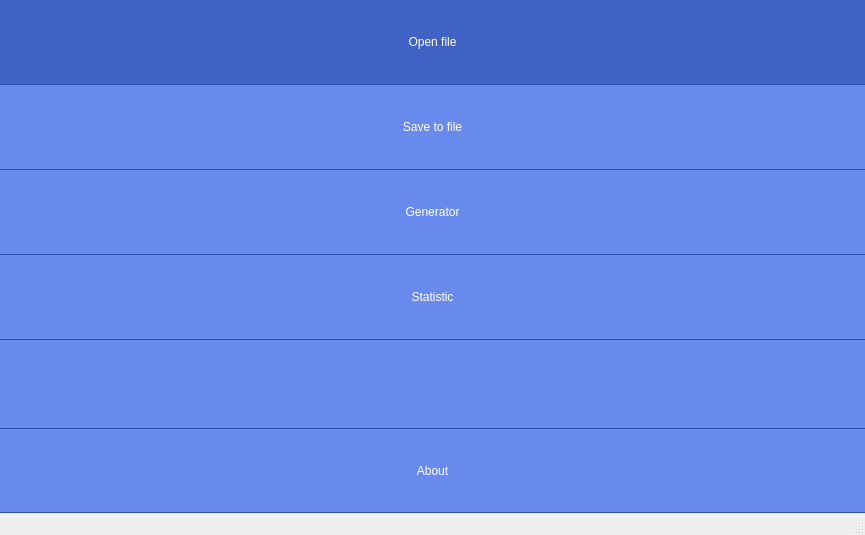
<?xml version="1.0" encoding="UTF-8"?>
<ui version="4.0">
 <class>MainWindow</class>
 <widget class="QMainWindow" name="MainWindow">
  <property name="geometry">
   <rect>
    <x>0</x>
    <y>0</y>
    <width>865</width>
    <height>535</height>
   </rect>
  </property>
  <property name="windowTitle">
   <string>Graph editor</string>
  </property>
  <widget class="QWidget" name="centralWidget">
   <layout class="QHBoxLayout" name="horizontalLayout" stretch="0,1">
    <property name="spacing">
     <number>0</number>
    </property>
    <property name="leftMargin">
     <number>0</number>
    </property>
    <property name="topMargin">
     <number>0</number>
    </property>
    <property name="rightMargin">
     <number>0</number>
    </property>
    <property name="bottomMargin">
     <number>0</number>
    </property>
    <item>
     <widget class="QFrame" name="mainMenuFrame">
      <property name="styleSheet">
       <string notr="true">#mainMenuFrame{
	background-color: rgb(104, 138, 237);
	border: none;
}

#mainMenuFrame QToolButton
{
	background-color: rgb(104, 138, 237);
	border: none;
	border-bottom: 1px solid rgb(44, 78, 177);
	color: white;
	padding: 5px 0;
}

#mainMenuFrame #menuAboutButton
{
	border-top: 1px solid rgb(44, 78, 177);
}

#mainMenuFrame QToolButton:checked
{
	background-color: rgb(64, 98, 197);
}

#mainMenuFrame QToolButton:disabled
{
	color: #d0d0d0;
}</string>
      </property>
      <property name="frameShape">
       <enum>QFrame::StyledPanel</enum>
      </property>
      <property name="frameShadow">
       <enum>QFrame::Raised</enum>
      </property>
      <layout class="QVBoxLayout" name="verticalLayout">
       <property name="spacing">
        <number>0</number>
       </property>
       <property name="leftMargin">
        <number>0</number>
       </property>
       <property name="topMargin">
        <number>0</number>
       </property>
       <property name="rightMargin">
        <number>0</number>
       </property>
       <property name="bottomMargin">
        <number>0</number>
       </property>
       <item>
        <widget class="QToolButton" name="menuOpenFileButton">
         <property name="sizePolicy">
          <sizepolicy hsizetype="Minimum" vsizetype="Minimum">
           <horstretch>0</horstretch>
           <verstretch>0</verstretch>
          </sizepolicy>
         </property>
         <property name="minimumSize">
          <size>
           <width>85</width>
           <height>85</height>
          </size>
         </property>
         <property name="focusPolicy">
          <enum>Qt::NoFocus</enum>
         </property>
         <property name="text">
          <string>Open file</string>
         </property>
         <property name="icon">
          <iconset resource="resources/resources.qrc">
           <normaloff>:/images/open.png</normaloff>:/images/open.png</iconset>
         </property>
         <property name="iconSize">
          <size>
           <width>48</width>
           <height>48</height>
          </size>
         </property>
         <property name="shortcut">
          <string notr="true">Ctrl+1</string>
         </property>
         <property name="checkable">
          <bool>true</bool>
         </property>
         <property name="checked">
          <bool>true</bool>
         </property>
         <property name="autoExclusive">
          <bool>true</bool>
         </property>
         <property name="toolButtonStyle">
          <enum>Qt::ToolButtonTextUnderIcon</enum>
         </property>
        </widget>
       </item>
       <item>
        <widget class="QToolButton" name="menuSaveFileButton">
         <property name="sizePolicy">
          <sizepolicy hsizetype="Minimum" vsizetype="Minimum">
           <horstretch>0</horstretch>
           <verstretch>0</verstretch>
          </sizepolicy>
         </property>
         <property name="minimumSize">
          <size>
           <width>85</width>
           <height>85</height>
          </size>
         </property>
         <property name="focusPolicy">
          <enum>Qt::NoFocus</enum>
         </property>
         <property name="text">
          <string>Save to file</string>
         </property>
         <property name="icon">
          <iconset resource="resources/resources.qrc">
           <normaloff>:/images/save.png</normaloff>:/images/save.png</iconset>
         </property>
         <property name="iconSize">
          <size>
           <width>48</width>
           <height>48</height>
          </size>
         </property>
         <property name="shortcut">
          <string notr="true">Ctrl+2</string>
         </property>
         <property name="checkable">
          <bool>true</bool>
         </property>
         <property name="autoExclusive">
          <bool>true</bool>
         </property>
         <property name="toolButtonStyle">
          <enum>Qt::ToolButtonTextUnderIcon</enum>
         </property>
        </widget>
       </item>
       <item>
        <widget class="QToolButton" name="menuGenerateButton">
         <property name="sizePolicy">
          <sizepolicy hsizetype="Minimum" vsizetype="Minimum">
           <horstretch>0</horstretch>
           <verstretch>0</verstretch>
          </sizepolicy>
         </property>
         <property name="minimumSize">
          <size>
           <width>85</width>
           <height>85</height>
          </size>
         </property>
         <property name="focusPolicy">
          <enum>Qt::NoFocus</enum>
         </property>
         <property name="text">
          <string>Generator</string>
         </property>
         <property name="icon">
          <iconset resource="resources/resources.qrc">
           <normaloff>:/images/graph.png</normaloff>:/images/graph.png</iconset>
         </property>
         <property name="iconSize">
          <size>
           <width>48</width>
           <height>48</height>
          </size>
         </property>
         <property name="shortcut">
          <string notr="true">Ctrl+3</string>
         </property>
         <property name="checkable">
          <bool>true</bool>
         </property>
         <property name="autoExclusive">
          <bool>true</bool>
         </property>
         <property name="toolButtonStyle">
          <enum>Qt::ToolButtonTextUnderIcon</enum>
         </property>
        </widget>
       </item>
       <item>
        <widget class="QToolButton" name="menuStatisticButton">
         <property name="sizePolicy">
          <sizepolicy hsizetype="Minimum" vsizetype="Minimum">
           <horstretch>0</horstretch>
           <verstretch>0</verstretch>
          </sizepolicy>
         </property>
         <property name="minimumSize">
          <size>
           <width>85</width>
           <height>85</height>
          </size>
         </property>
         <property name="focusPolicy">
          <enum>Qt::NoFocus</enum>
         </property>
         <property name="text">
          <string>Statistic</string>
         </property>
         <property name="icon">
          <iconset resource="resources/resources.qrc">
           <normaloff>:/images/graph_info.png</normaloff>:/images/graph_info.png</iconset>
         </property>
         <property name="iconSize">
          <size>
           <width>48</width>
           <height>48</height>
          </size>
         </property>
         <property name="shortcut">
          <string notr="true">Ctrl+4</string>
         </property>
         <property name="checkable">
          <bool>true</bool>
         </property>
         <property name="autoExclusive">
          <bool>true</bool>
         </property>
         <property name="toolButtonStyle">
          <enum>Qt::ToolButtonTextUnderIcon</enum>
         </property>
        </widget>
       </item>
       <item>
        <spacer name="verticalSpacer">
         <property name="orientation">
          <enum>Qt::Vertical</enum>
         </property>
         <property name="sizeHint" stdset="0">
          <size>
           <width>20</width>
           <height>53</height>
          </size>
         </property>
        </spacer>
       </item>
       <item>
        <widget class="QToolButton" name="menuAboutButton">
         <property name="sizePolicy">
          <sizepolicy hsizetype="Minimum" vsizetype="Minimum">
           <horstretch>0</horstretch>
           <verstretch>0</verstretch>
          </sizepolicy>
         </property>
         <property name="minimumSize">
          <size>
           <width>85</width>
           <height>85</height>
          </size>
         </property>
         <property name="focusPolicy">
          <enum>Qt::NoFocus</enum>
         </property>
         <property name="text">
          <string>About</string>
         </property>
         <property name="icon">
          <iconset resource="resources/resources.qrc">
           <normaloff>:/images/info.png</normaloff>:/images/info.png</iconset>
         </property>
         <property name="iconSize">
          <size>
           <width>48</width>
           <height>48</height>
          </size>
         </property>
         <property name="checkable">
          <bool>true</bool>
         </property>
         <property name="autoExclusive">
          <bool>true</bool>
         </property>
         <property name="toolButtonStyle">
          <enum>Qt::ToolButtonTextUnderIcon</enum>
         </property>
        </widget>
       </item>
      </layout>
     </widget>
    </item>
    <item>
     <layout class="QHBoxLayout" name="mainHorizontalLayout"/>
    </item>
   </layout>
  </widget>
  <widget class="QMenuBar" name="menuBar">
   <property name="geometry">
    <rect>
     <x>0</x>
     <y>0</y>
     <width>865</width>
     <height>25</height>
    </rect>
   </property>
  </widget>
  <widget class="QStatusBar" name="statusBar"/>
 </widget>
 <layoutdefault spacing="9" margin="6"/>
 <resources>
  <include location="resources/resources.qrc"/>
 </resources>
 <connections/>
</ui>
